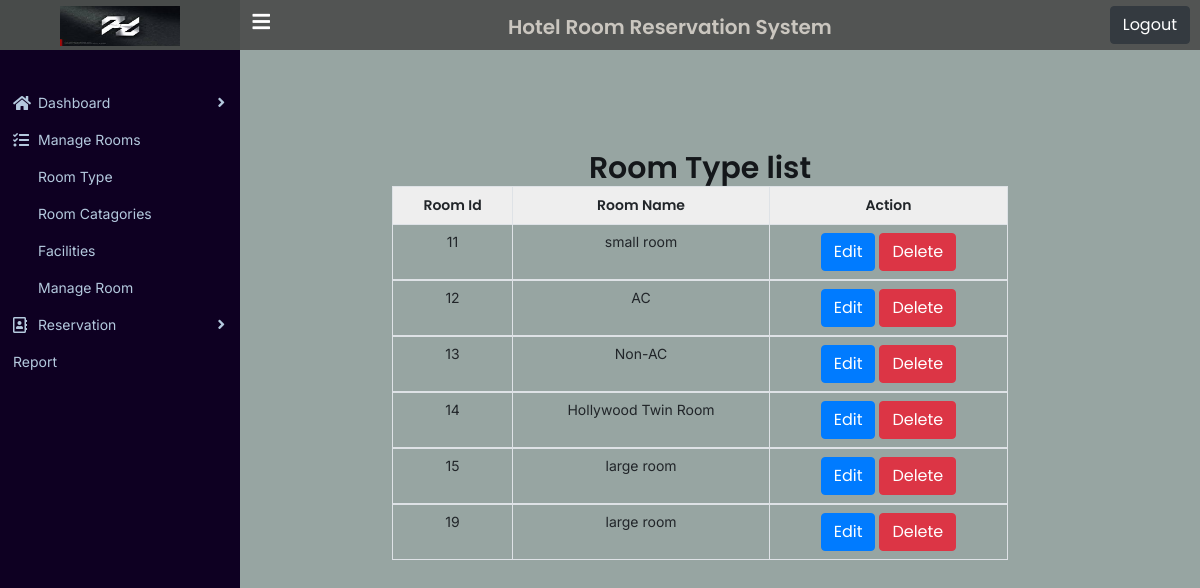
The app's page /manage_r_type.php (signed in) with its own data.
### tables this page shows
CREATE TABLE `tb_room_type` (
  `room_type_id` int(11) NOT NULL,
  `room_type_name` varchar(50) NOT NULL,
  `created_at` datetime NOT NULL DEFAULT CURRENT_TIMESTAMP
);

### manage_r_type.php (the view)
<?php include "header.php"?>
<?php include "sidebar.php"?>
 <div class="container-fluid ">
  <div class="row">
    <div class="col-lg-12 text-center" >
    <div class="manage-type">
      <div class="type-form">
       <h1>Room Type list</h1>
       </div>
    <div class="col-lg-8 offset-2 ">
        <table class="table table-bordered">
          <thead>
           <th>Room Id</th>
           <th>Room Name</th>
           <th>Action</th>
          </thead>
        <?php
        $sql="SELECT *FROM tb_room_type";
        $run=$conn->query($sql);
         if($run->num_rows>0){
             while($show=$run->fetch_assoc()){?>
             <tbody>
             <tr>
             <td><?php echo $show["room_type_id"]?></td>
             <td><?php echo $show["room_type_name"]?></td>
             <td>
             <a href="edit_type.php?room_type_id=<?php echo $show["room_type_id"]?>" class="btn btn-primary">Edit</a>
             <a href="delete_type.php?room_typedel_id=<?php echo $show["room_type_id"]?>" class="btn btn-danger">Delete</a>
             </td>
             </tr>
             </tbody>
             <?php
             }
         }
         ?>
       </table>
    </div>
   </div>
  </div>
 </div>
 </div>
<?php include "footer.php"?>

### assets/css/style.css (style rules this page uses)
* { margin: 0px; padding: 0px; box-sizing: border-box; outline: none; }
html, body { width: 100%; height: 100%; }
h1, h2, h3, h4, h5, h6 { font-family: "Poppins", sans-serif; font-weight: 600; margin: 0; padding: 0; color: #14171a; }
h1 { font-size: 30px; }
.btn { font-family: "Poppins", sans-serif; font-weight: 400; }
.table tr th { font-family: "Poppins", sans-serif; font-weight: 600; padding: 8px 10px; border-bottom-width: 1px; }
.table tr td { font-size: 14px; padding: 8px 10px; }
.table.table-bordered thead { background: #eeeeee; }
.manage-type { margin-top: 100px; margin-left: 200px; }

### records on screen
tb_room_type: room_type_id "11", room_type_name "small room"
tb_room_type: room_type_id "12", room_type_name "AC"
tb_room_type: room_type_id "13", room_type_name "Non-AC"
tb_room_type: room_type_id "14", room_type_name "Hollywood Twin Room"
tb_room_type: room_type_id "15", room_type_name "large room"
tb_room_type: room_type_id "19", room_type_name "large room"
